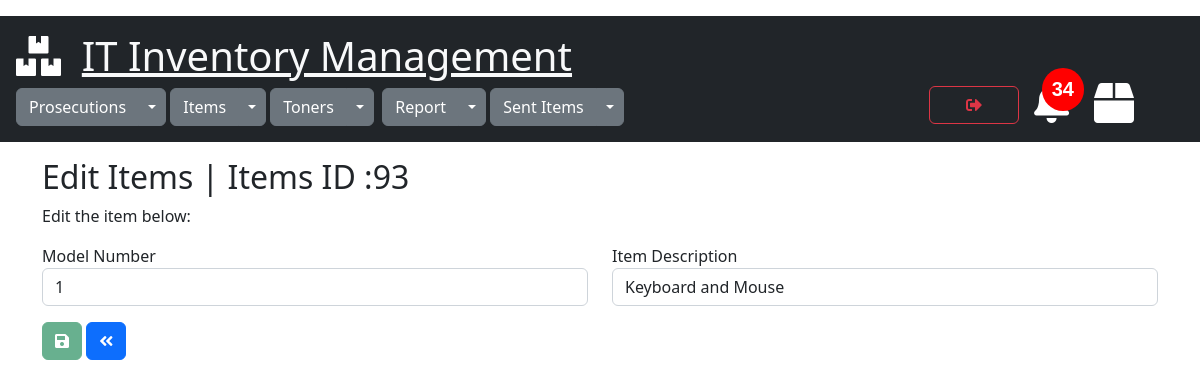
/items/edit_items_form/93 (signed in), run on the app's committed database.
### items/models.py (models this page shows)
class Items(models.Model):
    model_no = models.CharField(max_length=300, null=True)
    description = models.CharField(max_length=500, null=True)
    total_qty = models.PositiveIntegerField(default=0, null=True)
    remaining_qty = models.PositiveIntegerField(default=0, null=True)
    created = models.DateTimeField(default=timezone.now)

### items/views.py (the view)
# urls.py: path('edit_items_form/<int:id>', views.edit_items_form, name='edit_items_form'),
@cache_control(no_cache=True, must_revalidate=True,no_store=True)
@login_required(login_url="login")
def edit_items_form(request, id):
    items = Items.objects.get(id=id)
    data_calc_cart_total = calc_cart_total(request)
    cart_total = data_calc_cart_total['cart_total']
    data_calc_toner_stock_alert = calc_toner_stock_alert(request)
    toner_stock_alert = data_calc_toner_stock_alert['toner_stock_alert_count']
    toner_under_fifteen = data_calc_toner_stock_alert['tonerstock']
    context = {"total": cart_total, "items": items,"toner_stock_alert":toner_stock_alert,"toner_under_fifteen":toner_under_fifteen}
    return render(request, 'edit_items_form.html', context)

### sent_items/utils.py (called while the page is built)
def get_total_cart_items(items_in_cart):
    cartitem = CartItem.objects.filter(cart=items_in_cart)
    total = cartitem.count()
    return total

def calc_cart_total(request):
    customer, created = Customer.objects.get_or_create(user=request.user)
    cart, created = Cart.objects.get_or_create(customer=customer, complete=False)
    items_in_cart = cart.pk
    cart_total = get_total_cart_items(items_in_cart)
    return {'cart_total':cart_total,'user_cart':cart,'items_in_cart':items_in_cart}

### toners/utils.py (called while the page is built)
def calc_toner_stock_alert(request):
    tonerstock=Toners.objects.filter(remaining_qty__lte=15)
    toner_stock_alert_count=tonerstock.count()
    return {"toner_stock_alert_count":toner_stock_alert_count,"tonerstock":tonerstock }

### items/templates/edit_items_form.html (shortened to what this page needs)
{% extends 'mainpage.html' %}
{% block content %}
<div class="container">
    <h2>Edit Items | Items ID :{{ items.id }}</h2>
    <p>Edit the item below:</p>
    <form role="form" action="edit_items_save" method="post">
        <div class="row">
            <div class="col">
                <label>Model Number</label>
                <input type="text" class="form-control" placeholder="Enter model number" name="model_no" id="model_no"
                       value="{{items.model_no}}">
            </div>
            <div class="col">
                <label>Item Description</label>
                <input type="text" class="form-control" placeholder="Enter description" name="description" id="description"
                       value="{{items.description}}">
            </div>
        </div>
        <button type="submit" class="btn btn-success mt-3 btn-action-EIF" disabled data-bs-toggle="tooltip" data-bs-placement="bottom" title="Save"><i class="fas fa-save"></i></button>
        <a href="{% url 'view_items' %}" class="btn btn-primary mt-3" id="btn-back" data-bs-toggle="tooltip" data-bs-placement="bottom" title="Back"><i class="fas fa-angle-double-left"></i></a>
    </form>
</div>
{% endblock %}

### data on the page
Items: id "93", model_no "1", description "Keyboard and Mouse"
